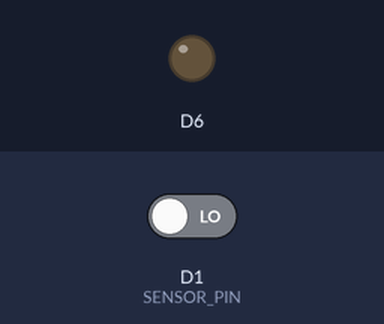
This sketch was run on a simulated ESP8266 (NodeMCU). Parts: output pins drawn as LEDs (lit = HIGH). The test bench sets the inputs (shaded band); at power-on: D1 (SENSOR_PIN) LOW. What the sketch prints to the serial monitor is not drawn.

Above: at 1.2 s.
1.3 s: D1 (SENSOR_PIN) driven HIGH
At 2.2 s:
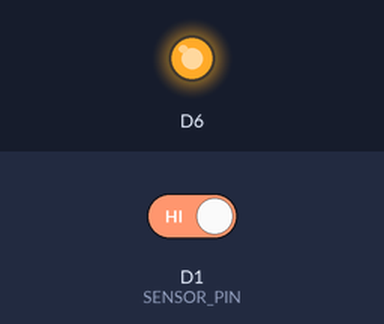
2.8 s: D1 (SENSOR_PIN) driven LOW
At 3.3 s:
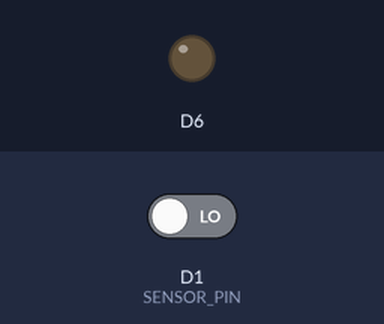
Timing chart, 0 to 5.8 s (numbered marks = the images above; inputs shaded):
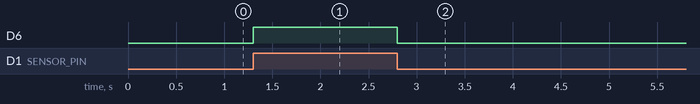

The sketch:

touch_sensor.1.ino
```cpp
const int SENSOR_PIN =D1; // the Arduino's input pin that connects to the sensor's SIGNAL pin

void setup() {
  // initialize serial communication at 9600 bits per second:
  Serial.begin(9600);
  // initialize the Arduino's pin as aninput
  pinMode(SENSOR_PIN, INPUT);
  pinMode(D6,OUTPUT);
}

void loop() {
  // read the state of the the input pin:
  int state = digitalRead(SENSOR_PIN);
if(state==HIGH)
{
  digitalWrite(D6,HIGH);

}
  else
  {
    digitalWrite(D6,LOW);
  }

  // print state to Serial Monitor
  Serial.println(state);
}
```

Measured:
- after the input at 1.3 s, D6: LOW → HIGH at once
- after the input at 2.8 s, D6: HIGH → LOW at once
